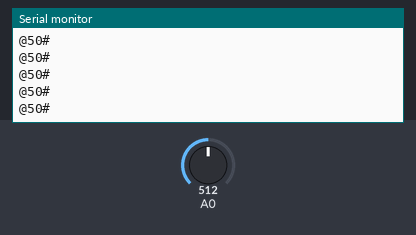
The sketch below on a simulated Arduino Uno, built with avr-gcc and run on an emulated ATmega328P. Parts: the last lines printed to the serial monitor. Inputs (shaded band) come from the test bench; at power-on: A0 = 512.

Above: at 1.2 s.
1.3 s: A0 set to 716
At 1.31 s:
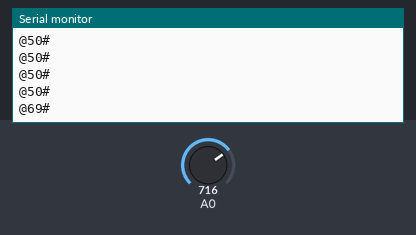
2.8 s: A0 set to 900
At 2.81 s:
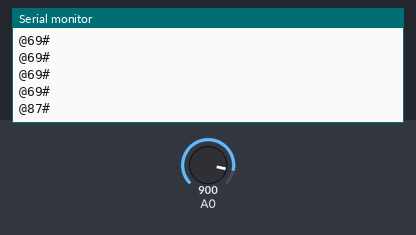
Timing chart, 0 to 5.8 s (numbered marks = the images above; inputs shaded):
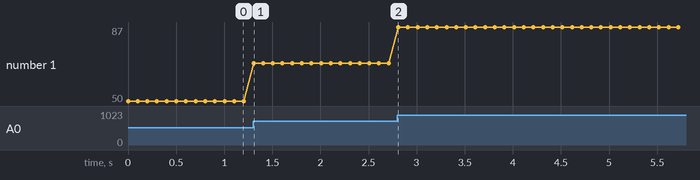

Measured:
- after the input at 1.3 s, the serial monitor: prints a new line at once (image 1)
- after the input at 2.8 s, the serial monitor: prints a new line at once (image 2)
- plotted number 1: 50 → 69 after the input at 1.3 s, 69 → 87 after the input at 2.8 s

The sketch:

MQ2_smoke_sensor.ino
```cpp
/*

  MQ-2 Smoke & Gas Alarm

  Current Code
  Created by Derek Erb 24/02/2013
  Modified 26/02/2013

  Requirements :  Arduino Uno & MQ-2 Sensor
                  Both A pins and left H pin connected to 5V out
                  Right H pin connected to GND
                  Both B pins, and right H pin, connected to 22k ohms resistor and A0

  0.01 Read value, map (0 to 100), display and check for too high
*/

// Sensor value read from analog pin (range from 0 to 1023)
int iSensorValue = 0;

// Mapped value from 0 to 100
byte bySensorVal = 0;

//////////////////////////////////////////////////////
//
// SETUP
//
void setup() {
  Serial.begin(115200);
}

//////////////////////////////////////////////////////
//
// LOOP
//
void loop() {

  // Read input value on A0 and map it from 0 to 100
  iSensorValue = analogRead(A0);
  bySensorVal = map(iSensorValue, 0, 1023, 0, 100);

Serial.print("@");
Serial.print(bySensorVal);
Serial.println("#");

  // Loop 10 times per second
  delay(100);
}
```
